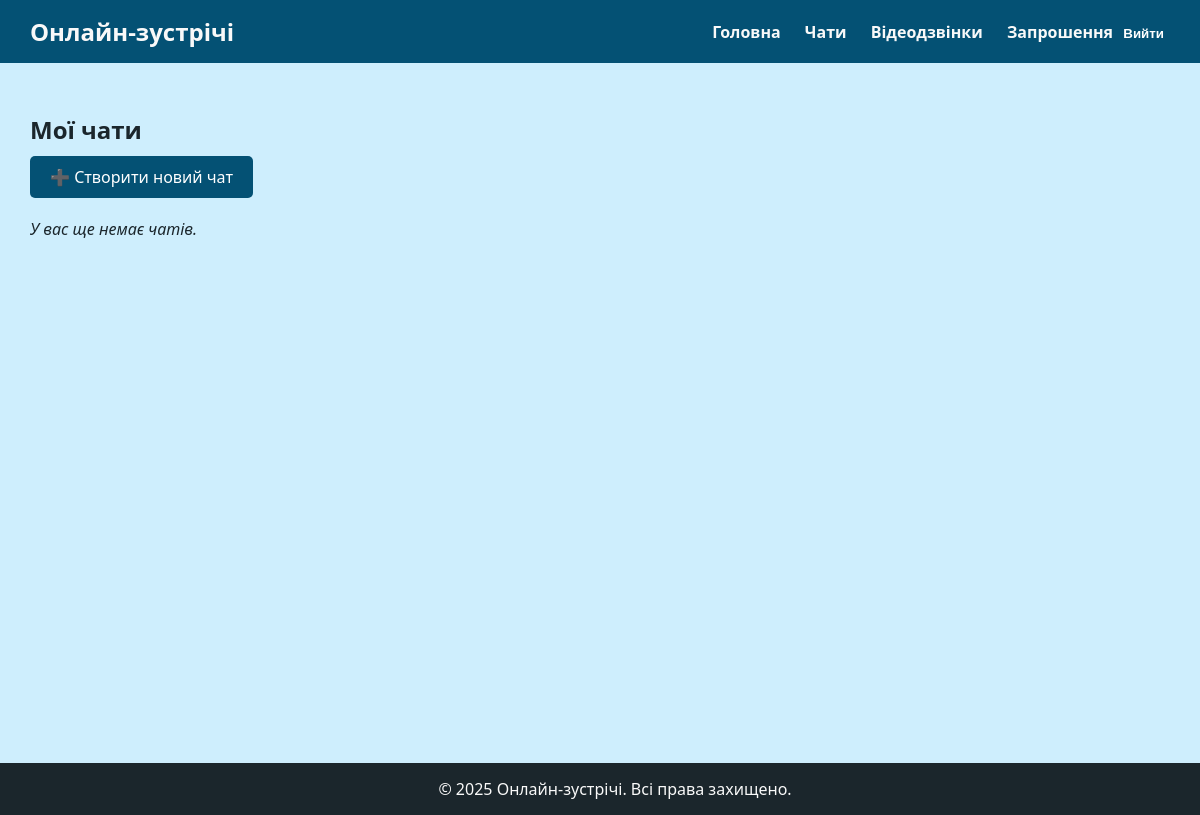
Page /chats/ (signed in) on the earlier database version.
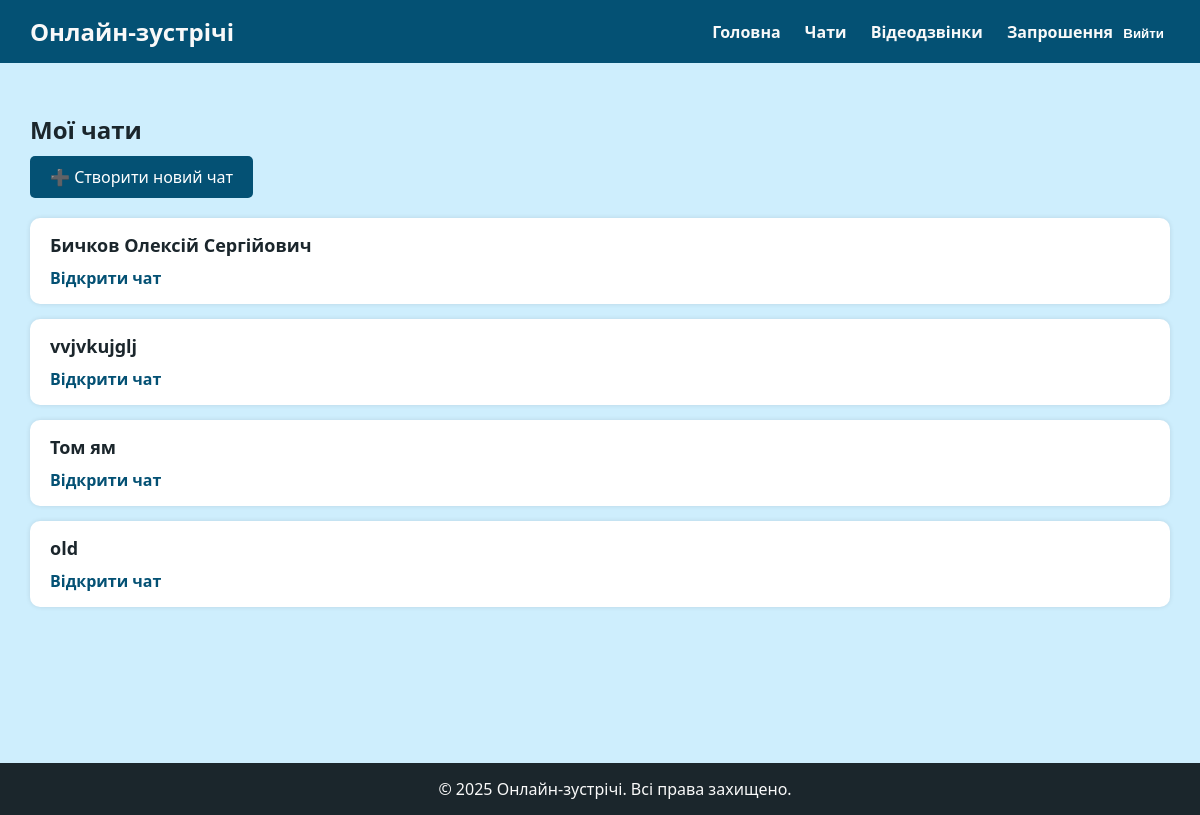
Same page on the later database version.
### Project/models/chatRoom.py (models this page shows)
class ChatRoom(models.Model):
    name = models.CharField(max_length=100)
    is_private = models.BooleanField(default=False)
    participants = models.ManyToManyField(User)

### Project/views/chat_view.py (the view)
# urls.py: path('chats/', chat_list, name='chat_list'),
@login_required
def chat_list(request):
    rooms = ChatRoom.objects.filter(participants=request.user)
    return render(request, 'chat_list.html', {'rooms': rooms})

### templates/chat_list.html (shortened to what this page needs)
{% extends 'base.html' %}
{% block content %}
<h2>Мої чати</h2>
<div style="margin-bottom: 30px;">
    <a href="{% url 'create_chat' %}"
       style="background-color: var(--primary); color: white; border: none; padding: 10px 20px; border-radius: 5px; text-decoration: none;">
        ➕ Створити новий чат
    </a>
</div>
<div style="display: flex; flex-direction: column; gap: 15px;">
    {% for room in rooms %}
    <div style="background: white; padding: 15px 20px; border-radius: 10px; box-shadow: 0 0 5px rgba(0,0,0,0.1);">
        <div style="font-size: 18px; font-weight: bold;">{{ room.name }}</div>
        <div style="margin-top: 10px;">
            <a href="{% url 'chat_room' room.id %}" style="color: var(--primary); text-decoration: none; font-weight: bold;">
                Відкрити чат
            </a>
        </div>
    </div>
    {% empty %}
    <div style="font-style: italic;">У вас ще немає чатів.</div>
    {% endfor %}
</div>
{% endblock %}

Differences in the rows shown:
added ChatRoom: name "Бичков Олексій Сергійович"
added ChatRoom: name "vvjvkujglj"
added ChatRoom: name "Том ям"
added ChatRoom: name "old"
Other differences:
text no longer shown: "У вас ще немає чатів."
